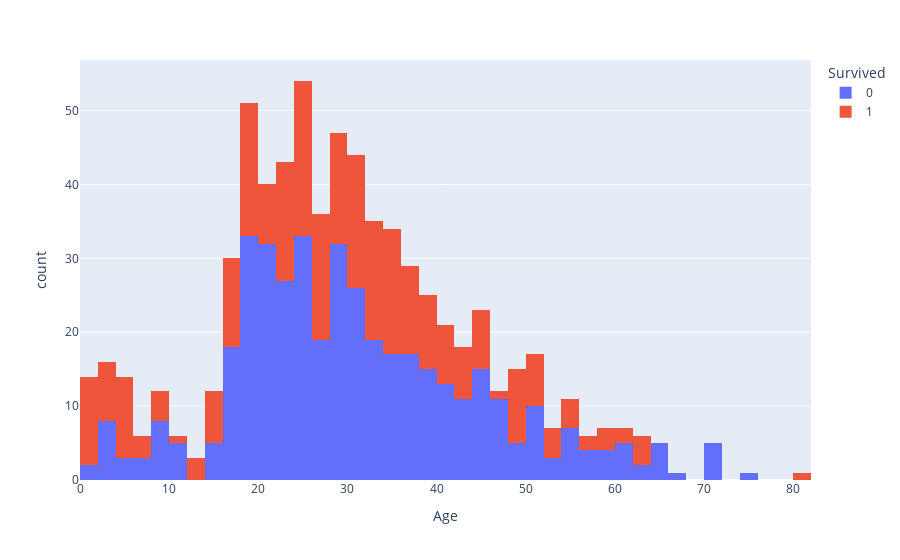

Source (notebook cell):
### Markdown cell above
This is basically our original model, but I have only changed it where I have dropped age and my prediction of my model went up from the original 71% to 75%. That's insane!

### Code cell
import plotly.express as px
fig = px.histogram(df, x="Age", color = "Survived")
fig.show()

### Figure 1 — Plotly figure (JSON) as saved in the notebook; plotly's stock layout.template omitted (floating-point values rounded to 4 significant figures; data arrays with more than 128 entries replaced by an {"elided": "..."} marker saying what was removed)
{"data": [{"alignmentgroup": "True", "bingroup": "x", "hovertemplate": "Survived=0<br>Age=%{x}<br>count=%{y}<extra></extra>", "legendgroup": "0", "marker": {"color": "#636efa"}, "name": "0", "offsetgroup": "0", "orientation": "v", "showlegend": true, "type": "histogram", "x": {"elided": "549 float values"}, "xaxis": "x", "yaxis": "y"}, {"alignmentgroup": "True", "bingroup": "x", "hovertemplate": "Survived=1<br>Age=%{x}<br>count=%{y}<extra></extra>", "legendgroup": "1", "marker": {"color": "#EF553B"}, "name": "1", "offsetgroup": "1", "orientation": "v", "showlegend": true, "type": "histogram", "x": {"elided": "342 float values"}, "xaxis": "x", "yaxis": "y"}], "layout": {"barmode": "relative", "legend": {"title": {"text": "Survived"}, "tracegroupgap": 0}, "margin": {"t": 60}, "xaxis": {"anchor": "y", "domain": [0, 1], "title": {"text": "Age"}}, "yaxis": {"anchor": "x", "domain": [0, 1], "title": {"text": "count"}}}}
